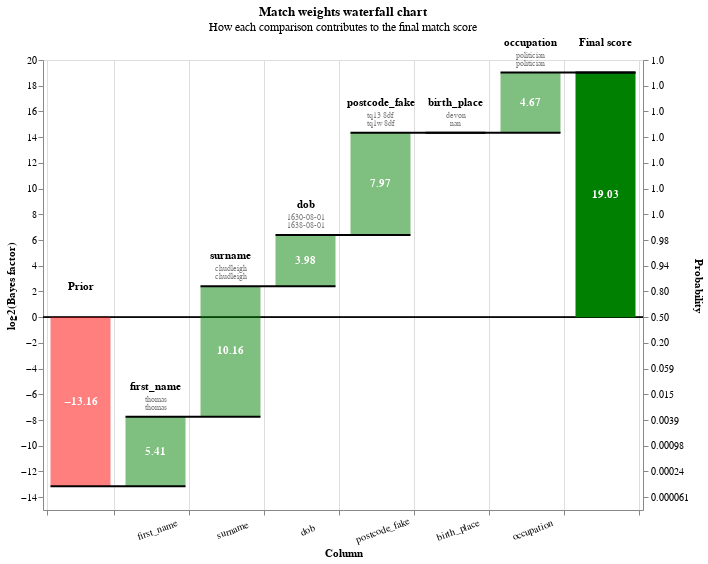

Write notebook code for a chart like this one.
### Markdown cell above
You can also view rows in this dataset as a waterfall chart as follows:

### Code cell
from splink.charts import waterfall_chart
records_to_plot = df_e.to_dict(orient="records")
linker.waterfall_chart(records_to_plot, filter_nulls=False)

### Figure 1 — Vega-Lite specification as saved in the notebook (floating-point values rounded to 4 significant figures; data arrays with more than 128 entries replaced by an {"elided": "..."} marker saying what was removed)
{"$schema": "https://vega.github.io/schema/vega-lite/v5.2.0.json", "config": {"view": {"continuousHeight": 300, "continuousWidth": 400}}, "data": {"values": {"elided": "160 records"}}, "height": 450, "layer": [{"layer": [{"encoding": {"color": {"value": "black"}, "size": {"value": 0.5}, "y": {"field": "zero", "type": "quantitative"}}, "mark": "rule"}, {"encoding": {"color": {"condition": {"test": "(datum.log2_bayes_factor < 0)", "value": "red"}, "value": "green"}, "opacity": {"condition": {"test": "datum.column_name == 'Prior match weight' || datum.column_name == 'Final score'", "value": 1}, "value": 0.5}, "tooltip": [{"field": "column_name", "title": "Comparison column", "type": "nominal"}, {"field": "value_l", "title": "Value (L)", "type": "nominal"}, {"field": "value_r", "title": "Value (R)", "type": "nominal"}, {"field": "label_for_charts", "title": "Label", "type": "ordinal"}, {"field": "sql_condition", "title": "SQL condition", "type": "nominal"}, {"field": "comparison_vector_value", "title": "Comparison vector value", "type": "nominal"}, {"field": "bayes_factor", "format": ",.4f", "title": "Bayes factor = m/u", "type": "quantitative"}, {"field": "log2_bayes_factor", "format": ",.4f", "title": "Match weight = log2(m/u)", "type": "quantitative"}, {"field": "prob", "format": ".4f", "title": "Adjusted match score", "type": "quantitative"}, {"field": "bayes_factor_description", "title": "Match weight description", "type": "nominal"}], "x": {"axis": {"grid": true, "labelAlign": "center", "labelAngle": -20, "labelExpr": "datum.value == 'Prior' || datum.value == 'Final score' ? '' : datum.value", "labelPadding": 10, "tickBand": "extent", "title": "Column"}, "field": "column_name", "sort": {"field": "bar_sort_order", "order": "ascending"}, "type": "nominal"}, "y": {"axis": {"grid": false, "orient": "left", "title": "log2(Bayes factor)"}, "field": "previous_sum", "type": "quantitative"}, "y2": {"field": "sum"}}, "mark": {"type": "bar", "width": 60}}, {"encoding": {"color": {"value": "white"}, "text": {"condition": {"field": "log2_bayes_factor", "format": ".2f", "test": "abs(datum.log2_bayes_factor) > 1", "type": "nominal"}, "value": ""}, "x": {"axis": {"labelAngle": 0, "title": "Column"}, "field": "column_name", "sort": {"field": "bar_sort_order", "order": "ascending"}, "type": "nominal"}, "y": {"axis": {"orient": "left"}, "field": "center", "type": "quantitative"}}, "mark": {"fontWeight": "bold", "type": "text"}}, {"encoding": {"color": {"value": "black"}, "text": {"field": "column_name", "type": "nominal"}, "x": {"axis": {"labelAngle": 0, "title": "Column"}, "field": "column_name", "sort": {"field": "bar_sort_order", "order": "ascending"}, "type": "nominal"}, "y": {"field": "sum_top", "type": "quantitative"}}, "mark": {"baseline": "bottom", "dy": -25, "fontWeight": "bold", "type": "text"}}, {"encoding": {"color": {"value": "grey"}, "text": {"field": "value_l", "type": "nominal"}, "x": {"axis": {"labelAngle": 0, "title": "Column"}, "field": "column_name", "sort": {"field": "bar_sort_order", "order": "ascending"}, "type": "nominal"}, "y": {"field": "sum_top", "type": "quantitative"}}, "mark": {"baseline": "bottom", "dy": -13, "fontSize": 8, "type": "text"}}, {"encoding": {"color": {"value": "grey"}, "text": {"field": "value_r", "type": "nominal"}, "x": {"axis": {"labelAngle": 0, "title": "Column"}, "field": "column_name", "sort": {"field": "bar_sort_order", "order": "ascending"}, "type": "nominal"}, "y": {"field": "sum_top", "type": "quantitative"}}, "mark": {"baseline": "bottom", "dy": -5, "fontSize": 8, "type": "text"}}]}, {"encoding": {"x": {"axis": {"labelAngle": 0, "title": "Column"}, "field": "column_name", "sort": {"field": "bar_sort_order", "order": "ascending"}, "type": "nominal"}, "x2": {"field": "lead"}, "y": {"axis": {"labelExpr": "format(1 / (1 + pow(2, -1*datum.value)), '.2r')", "orient": "right", "title": "Probability"}, "field": "sum", "scale": {"zero": false}, "type": "quantitative"}}, "mark": {"color": "black", "strokeWidth": 2, "type": "rule", "x2Offset": 30, "xOffset": -30}}], "params": [{"bind": {"input": "range", "max": 19, "min": 0, "step": 1}, "description": "Filter by the interation number", "name": "record_number", "value": 0}], "resolve": {"axis": {"y": "independent"}}, "title": {"subtitle": "How each comparison contributes to the final match score", "text": "Match weights waterfall chart"}, "transform": [{"filter": "(datum.record_number == record_number)"}, {"frame": [null, 0], "window": [{"as": "sum", "field": "log2_bayes_factor", "op": "sum"}, {"as": "lead", "field": "column_name", "op": "lead"}]}, {"as": "sum", "calculate": "datum.column_name === \"Final score\" ? datum.sum - datum.log2_bayes_factor : datum.sum"}, {"as": "lead", "calculate": "datum.lead === null ? datum.column_name : datum.lead"}, {"as": "previous_sum", "calculate": "datum.column_name === \"Final score\" || datum.column_name === \"Prior match weight\" ? 0 : datum.sum - datum.log2_bayes_factor"}, {"as": "top_label", "calculate": "datum.sum > datum.previous_sum ? datum.column_name : \"\""}, {"as": "bottom_label", "calculate": "datum.sum < datum.previous_sum ? datum.column_name : \"\""}, {"as": "sum_top", "calculate": "datum.sum > datum.previous_sum ? datum.sum : datum.previous_sum"}, {"as": "sum_bottom", "calculate": "datum.sum < datum.previous_sum ? datum.sum : datum.previous_sum"}, {"as": "center", "calculate": "(datum.sum + datum.previous_sum) / 2"}, {"as": "text_log2_bayes_factor", "calculate": "(datum.log2_bayes_factor > 0 ? \"+\" : \"\") + datum.log2_bayes_factor"}, {"as": "dy", "calculate": "datum.sum < datum.previous_sum ? 4 : -4"}, {"as": "baseline", "calculate": "datum.sum < datum.previous_sum ? \"top\" : \"bottom\""}, {"as": "prob", "calculate": "1. / (1 + pow(2, -1.*datum.sum))"}, {"as": "zero", "calculate": "0*datum.sum"}], "width": {"step": 75}}
